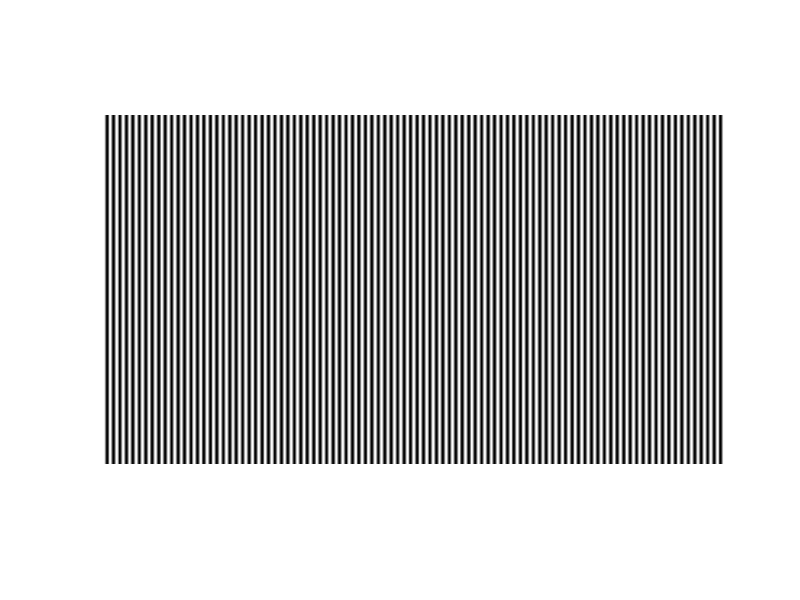
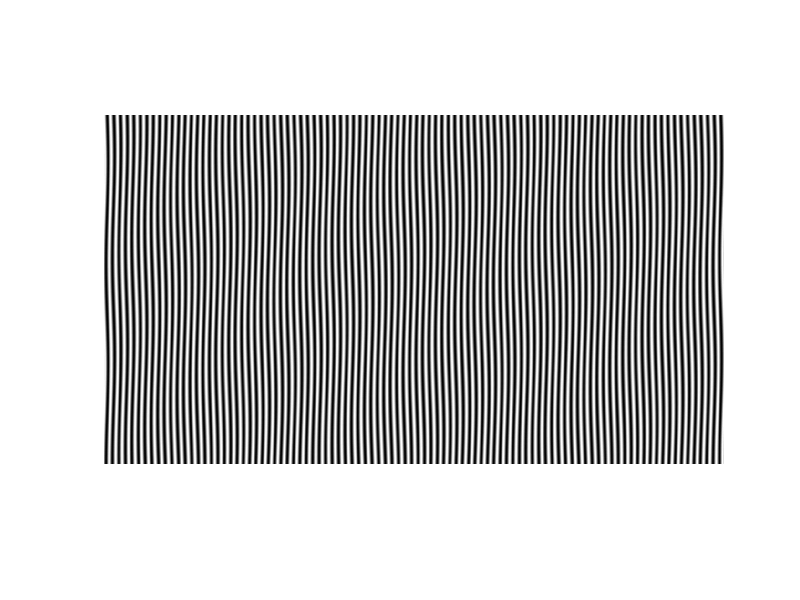

Source code (MATLAB) for these figures, in order:
% generateTestPair
% Generates a fringe pattern and a distorted fringe pattern to test an
% implementation of FTP

% set the test you want to generate
im_test = 3;

refim = 1:(1920/96);
refim = 0.5 + 0.5 * cos(2*pi*(refim/1920)*96);
refim = repmat(refim,1080,96);

figure;
imshow(refim)

switch im_test
    case 1
        dataim = refim;
        shift = dataim(400:600,400:600);
        for i=1:7
            dataim(400:600,(400-i):(600-i)) = shift;
        end
        
    case 2
        dataim = refim;
        for i=1:12
            dataim((400+30*i):(429+30*i),400:800) = dataim((400+30*i):(429+30*i),(400+i):(800+i));
        end
        
    case 3
        L = 300;
        p = 1;
        D = 50;
%         x = linspace(1,1920);
%         y = linspace(1,1080);
        [X,Y] = meshgrid(1:1920,1:1080);
        z = sin(10*(X+Y)/1000);
        phi = (2*pi*D*z/p).*(z-L).^-1;
        dataim = .5+.5*cos(2*pi*(X/1920)*96 + phi);
        
        
end

figure;
imshow(dataim)

dataim  = repmat(dataim,[1,1,3]);
refim = repmat(refim, [1,1,3]);

imwrite(dataim,'dataim.png')
imwrite(refim,'refim.png')